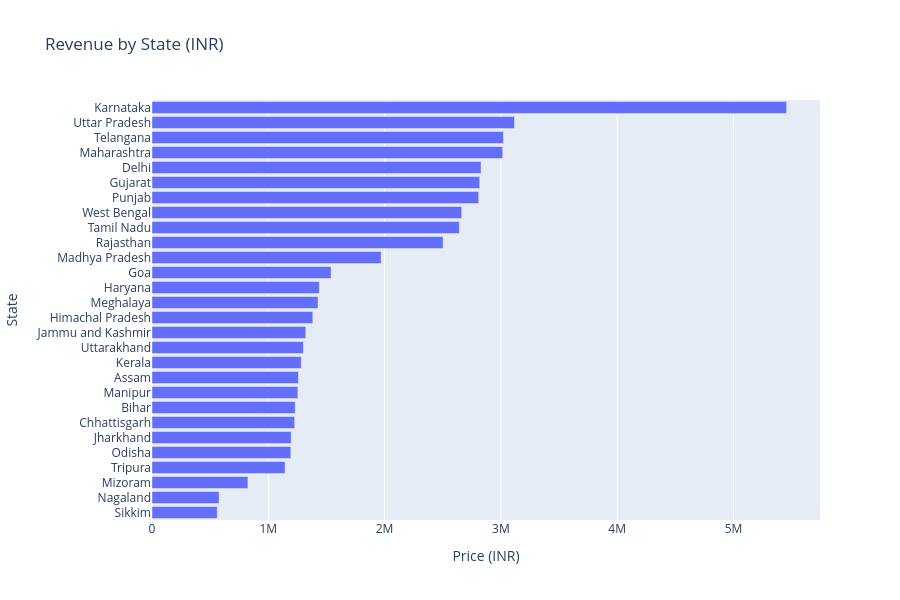

The code cell stored with this chart in its notebook:
### Markdown cell above
### Total sales by state

### Code cell
fig = px.bar(
    df.groupby("State", as_index=False)['Price (INR)'].sum()
      .sort_values('Price (INR)', ascending=False),
    x='Price (INR)',
    y='State',
    orientation='h',
    title='Revenue by State (INR)'
)

fig.update_layout(
    height=600,
    yaxis=dict(autorange="reversed")
)

fig.show()

### Figure 1 — Plotly figure (JSON) as saved in the notebook; plotly's stock layout.template omitted (floating-point values rounded to 4 significant figures)
{"data": [{"hovertemplate": "Price (INR)=%{x}<br>State=%{y}<extra></extra>", "legendgroup": "", "marker": {"color": "#636efa", "pattern": {"shape": ""}}, "name": "", "orientation": "h", "showlegend": false, "textposition": "auto", "type": "bar", "x": [5457000.0, 3117000.0, 3022000.0, 3016000.0, 2829000.0, 2818000.0, 2809000.0, 2663000.0, 2643000.0, 2503000.0, 1970000.0, 1539000.0, 1438000.0, 1428000.0, 1383000.0, 1323000.0, 1302000.0, 1284000.0, 1259000.0, 1254000.0, 1232000.0, 1227000.0, 1197000.0, 1194000.0, 1144000.0, 824900.0, 576800.0, 561000.0], "xaxis": "x", "y": ["Karnataka", "Uttar Pradesh", "Telangana", "Maharashtra", "Delhi", "Gujarat", "Punjab", "West Bengal", "Tamil Nadu", "Rajasthan", "Madhya Pradesh", "Goa", "Haryana", "Meghalaya", "Himachal Pradesh", "Jammu and Kashmir", "Uttarakhand", "Kerala", "Assam", "Manipur", "Bihar", "Chhattisgarh", "Jharkhand", "Odisha", "Tripura", "Mizoram", "Nagaland", "Sikkim"], "yaxis": "y"}], "layout": {"barmode": "relative", "height": 600, "legend": {"tracegroupgap": 0}, "title": {"text": "Revenue by State (INR)"}, "xaxis": {"anchor": "y", "domain": [0, 1], "title": {"text": "Price (INR)"}}, "yaxis": {"anchor": "x", "autorange": "reversed", "domain": [0, 1], "title": {"text": "State"}}}}
